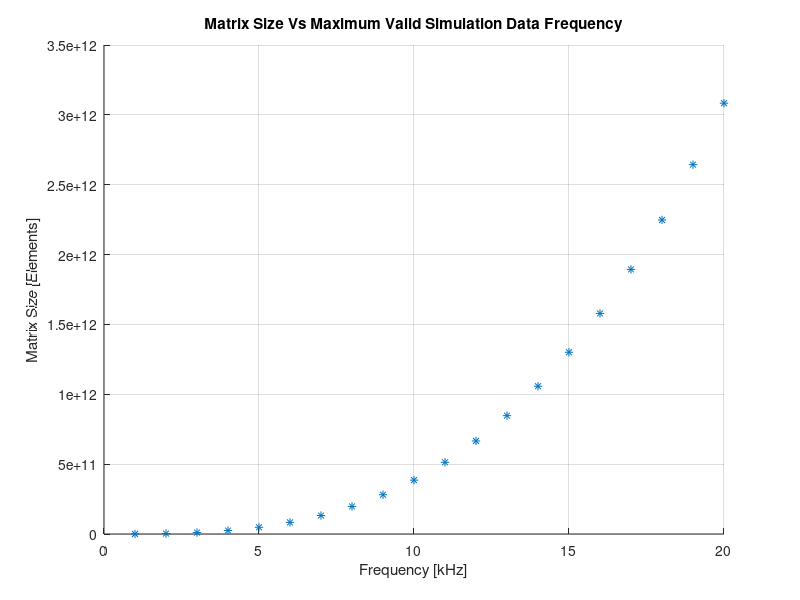

MATLAB code for this plot:
% f = 500;
% c = 343;
% lambda = c/f;
% dx = lambda/6;
% spacex = 30 * 1/dx;
% spacey = 60 * 1/dx;
% spacez = 40 * 1/dx;
% volume = spacex * spacey * spacez;
% dt = 1 / c * sqrt((1/(dx^2))+(1/(dx^2))+(1/(dx^2)));
% numTimeSteps = 1/dt;
% myArray = ones(ceil(spacex), ceil(spacey), ceil(spacez));
% sizeOfArray = numel(myArray);
% numBytes = numel(myArray) * 4;
%% 

f = 1000 : 1000 : 20000;
c = 343;
lambda = c./f;
dx = lambda./6;
spacex = 30 * 1./dx;
spacey = 60 * 1./dx;
spacez = 40 * 1./dx;
volume = spacex .* spacey .* spacez;
dt = 1 / c .* (sqrt((1./(dx.^2))+(1./(dx.^2))+(1./(dx.^2))));
numTimeSteps = 1./dt;
myArraySize = ceil(spacex).* ceil(spacey) .* ceil(spacez);

scatter(f / 1000, myArraySize, '*')
set(gcf, 'Color', 'White');
grid;
xlabel('Frequency [kHz]')
ylabel('Array Size [Elements]');
ylabel('Matrix Size [Elements]');
title('Matrix Size Vs Maximum Valid Simulation Data Frequency');
% numberOfElements = numel(myArray);
% numBytes = numel(myArray) * 4;